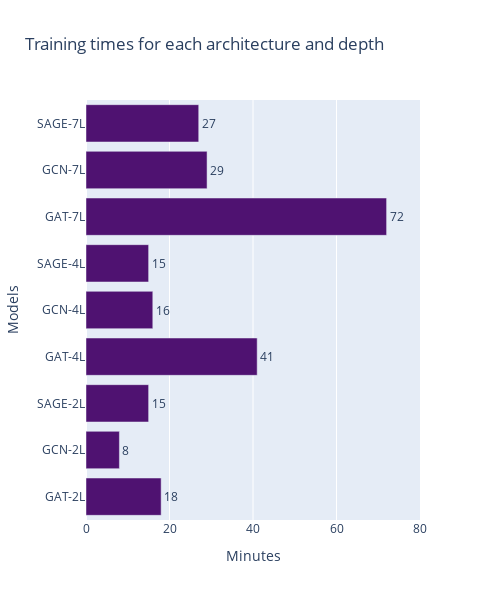

Notebook cell for this chart:
### Code cell
training_times = [18, 8, 15, 41, 16, 15, 72, 29, 27]

fig = go.Figure()

fig.add_trace(go.Bar(
    y=models,
    x=training_times,
    name='Time',
    text=training_times,
    marker_color='rgb(79,18,113)',
    orientation='h',
    textposition='outside'
))

fig.update_layout(
    barmode='group',
    title='Training times for each architecture and depth',
    xaxis=dict(
        title='Minutes',
        range=[0, 80]  # Update the maximum value in the y-axis scale
    ),
    yaxis_title='Models',
    width=500,
    height=600
    )
fig.show()
pio.write_image(fig, 'Images/PerformanceAnalysis/training_times.eps', scale=1)

### Figure 1 — Plotly figure (JSON) as saved in the notebook; plotly's stock layout.template omitted (floating-point values rounded to 4 significant figures)
{"data": [{"marker": {"color": "rgb(79,18,113)"}, "name": "Time", "orientation": "h", "text": ["18", "8", "15", "41", "16", "15", "72", "29", "27"], "textposition": "outside", "type": "bar", "x": [18, 8, 15, 41, 16, 15, 72, 29, 27], "y": ["GAT-2L", "GCN-2L", "SAGE-2L", "GAT-4L", "GCN-4L", "SAGE-4L", "GAT-7L", "GCN-7L", "SAGE-7L"]}], "layout": {"barmode": "group", "height": 600, "title": {"text": "Training times for each architecture and depth"}, "width": 500, "xaxis": {"range": [0, 80], "title": {"text": "Minutes"}}, "yaxis": {"title": {"text": "Models"}}}}
